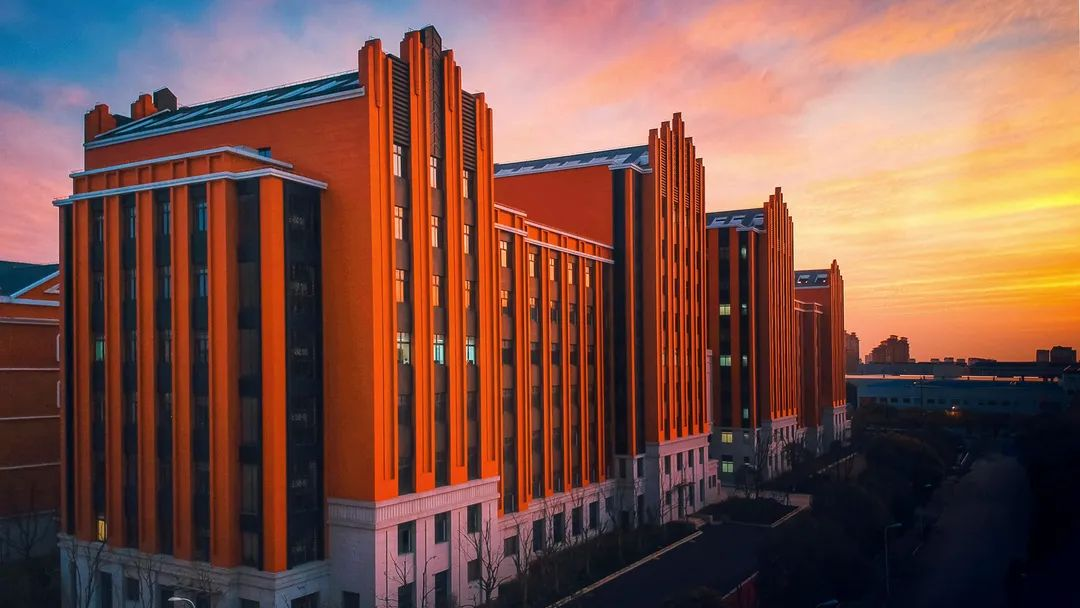
#> input picture images/3.jpg, 1080 x 608 px, found by its file name
$ python opencv_figs.py
#> lines starting #> are read from the running program, lines starting #| are printed output that depends on the picture
### codes/main.py
import os
import sys
import glob
import argparse
from modules import *


# [57 lines left out: functions parse_args, get_image_paths, create_model, not called in this run]


def edge_opencv(img_path):
    """
    生成使用opencv进行边缘检测的图像
    """
#> called with img_path = 'images/3.jpg'
    img = cv2.imread(img_path, cv2.IMREAD_GRAYSCALE)
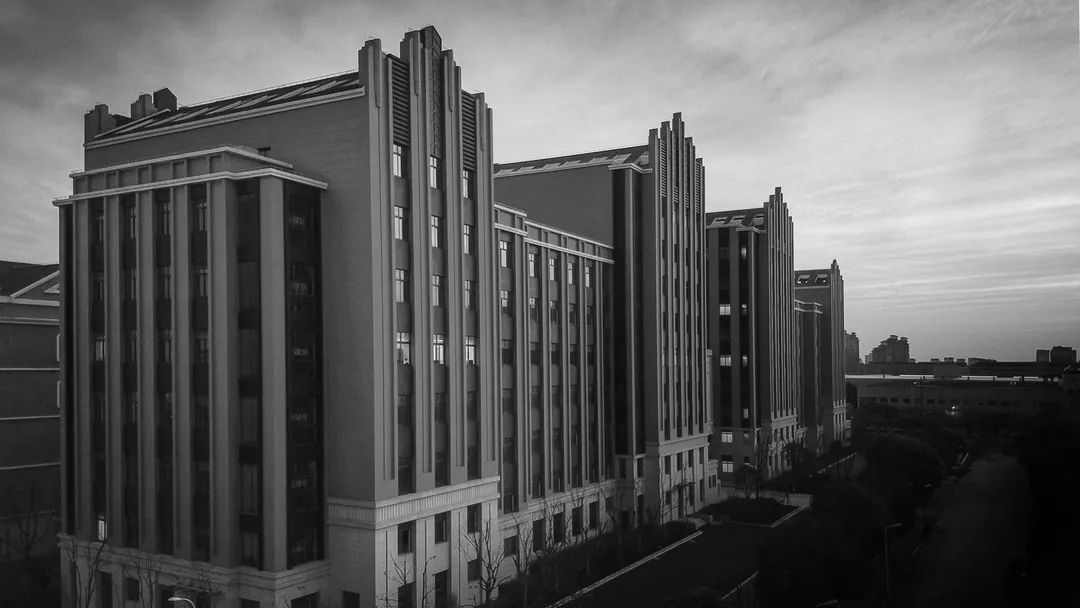
#> img: shape (608, 1080); min 0, max 254, mean 93.4
    img = cv2.Canny(img, 50, 150)
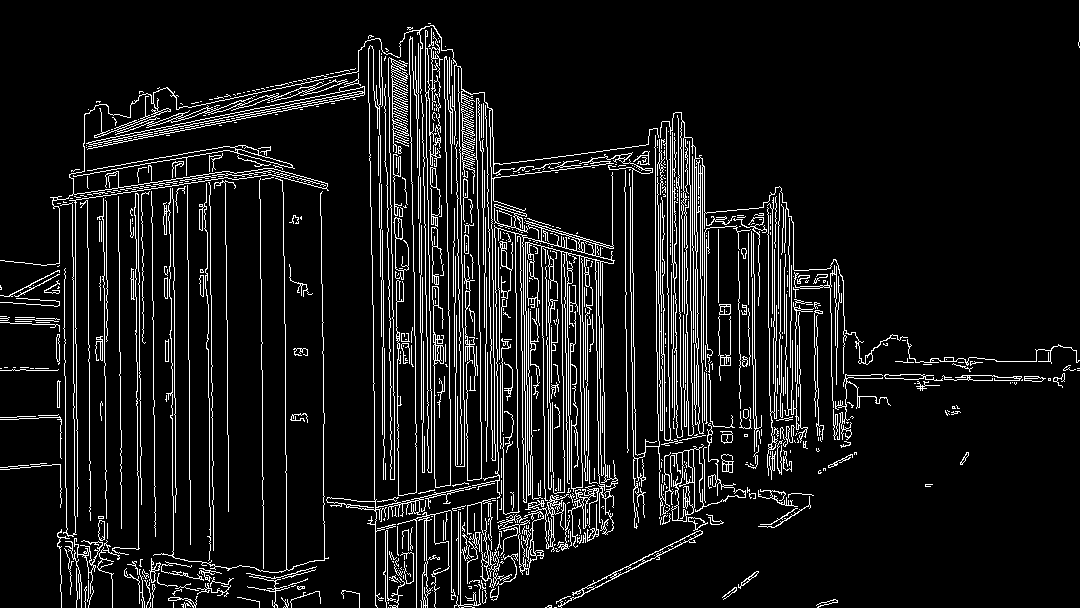
#> img: shape (608, 1080); 9.1% white in thin lines or dots
    return img


# [25 lines left out: function main, not called in this run]


# [2 lines that do not run on import are left out]

### tests/opencv_figs.py
import matplotlib.pyplot as plt
from codes.main import edge_opencv

img = edge_opencv("images/3.jpg")
plt.imshow(img, cmap="gray")
plt.axis("off")
plt.savefig("edges/3-OpenCV", bbox_inches='tight', pad_inches=0, dpi=300)
